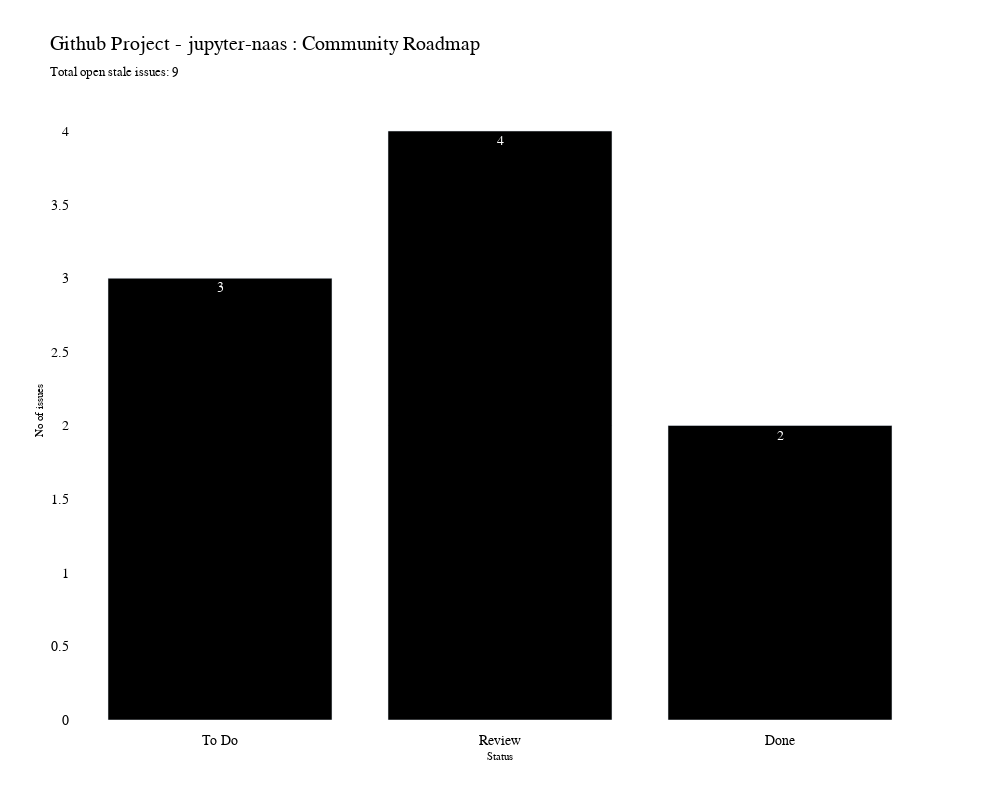

The cell this chart's notebook holds for it:
### Markdown cell above
### Plotting a bar graph for stale issues

### Code cell
stale_issues = []
for item in df_issues.stale_issue:
    if item!='None':
        stale_issues.append(int(item.split()[-2])>=7)
    else:
         stale_issues.append(False)
            
df_issues['stale_bool'] = stale_issues
temp = df_issues[df_issues['stale_bool']==True]
temp[temp['issue_state']=='open']

# Dataframe
open_stale_issues = temp[temp['issue_state']=='open'].groupby('issue_status').agg({"stale_bool":'count'}).reset_index().rename(columns={'stale_bool':'count'})

# Chart title
title =  f"Github Project - {PROJECT_URL.split('/')[-2]} : {df_issues['project_name'].unique()[0]} <br><span style='font-size: 13px;'>Total open stale issues: {open_stale_issues['count'].sum()}</span>"

# Hover labels
labels = {
               'issue_status':'Issue status',
               'count':"Number of Open issues with no activity since more than 7 days"
          }
fig = create_barchart(open_stale_issues, title, labels)

### Figure 1 — Plotly figure (JSON) as saved in the notebook; plotly's stock layout.template omitted (floating-point values rounded to 4 significant figures)
{"data": [{"alignmentgroup": "True", "hovertemplate": "x=%{x}<br>Number of Open issues with no activity since more than 7 days=%{text}<extra></extra>", "legendgroup": "", "marker": {"color": "black"}, "name": "", "offsetgroup": "", "orientation": "v", "showlegend": false, "text": [3, 4, 2], "textposition": "auto", "type": "bar", "x": ["To Do", "Review", "Done"], "xaxis": "x", "y": [3, 4, 2], "yaxis": "y"}], "layout": {"barmode": "relative", "font": {"color": "black", "family": "Arial", "size": 14}, "height": 800, "legend": {"tracegroupgap": 0}, "margin": {"pad": 10}, "paper_bgcolor": "white", "plot_bgcolor": "#ffffff", "title": {"text": "Github Project - jupyter-naas : Community Roadmap <br><span style='font-size: 13px;'>Total open stale issues: 9</span>"}, "width": 1000, "xaxis": {"anchor": "y", "autorange": true, "domain": [0, 1], "range": [-0.5, 2.5], "title": {"font": {"color": "black", "family": "Arial", "size": 11}, "text": "Status"}, "type": "category"}, "yaxis": {"anchor": "x", "autorange": true, "domain": [0, 1], "range": [0, 4.211], "title": {"font": {"color": "black", "family": "Arial", "size": 11}, "text": "No of issues"}, "type": "linear"}}}
